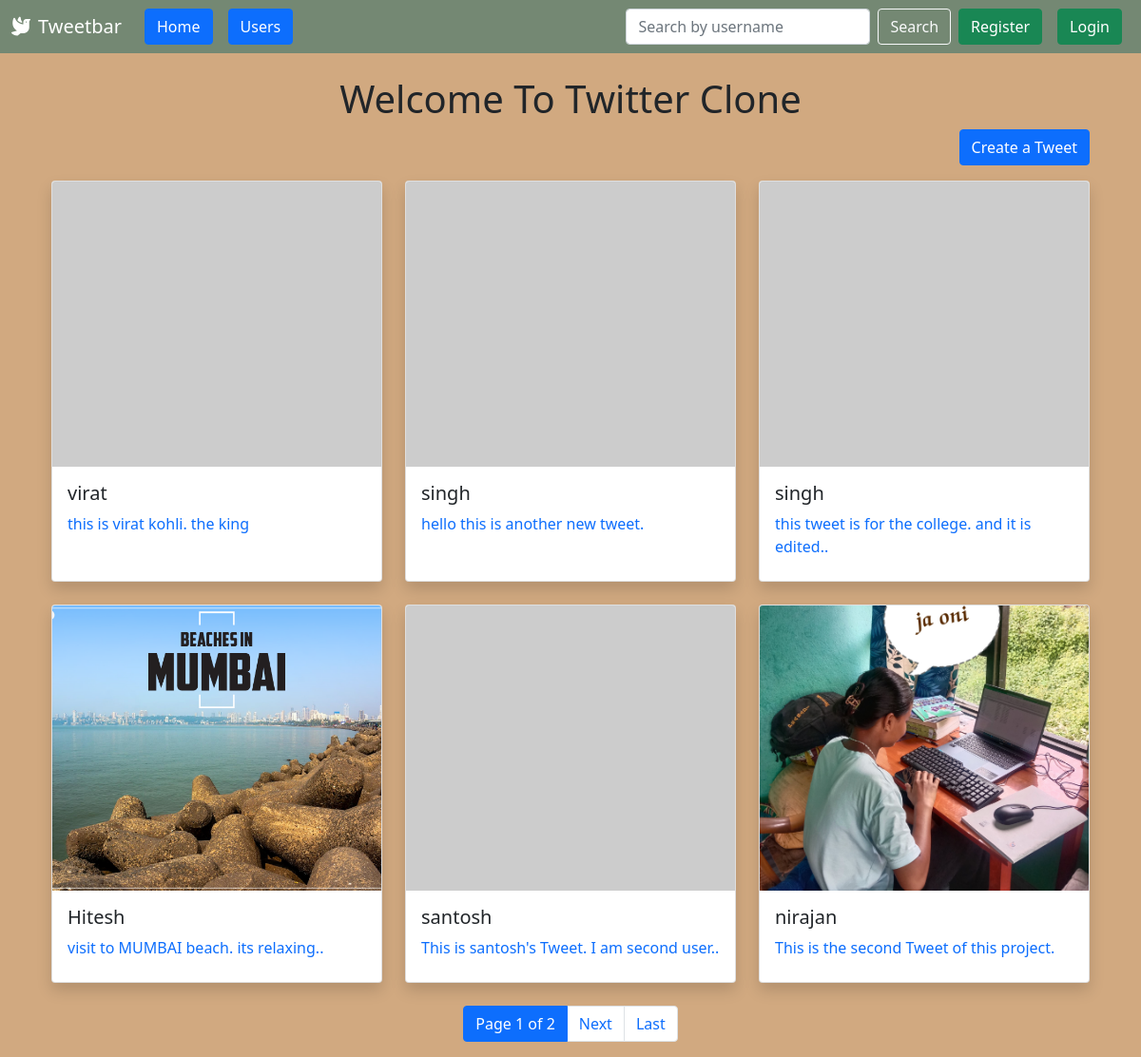
Before: /tweet/ with the older database file.
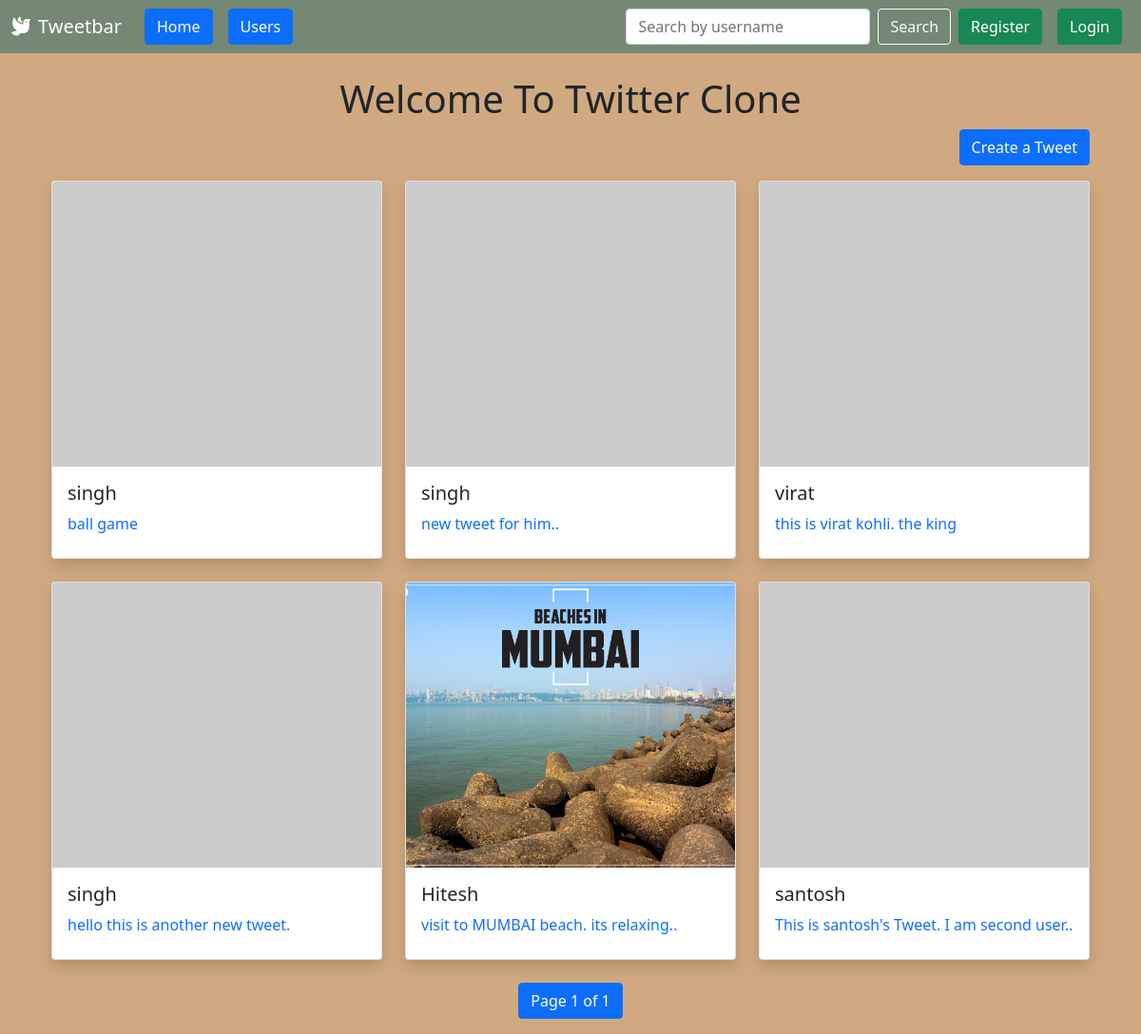
After: the same page with the newer database file.
### tweet/models.py (models this page shows, shortened)
class Tweet(models.Model):
    user = models.ForeignKey(User, on_delete=models.CASCADE)
    text = models.TextField(max_length=280)
    photo = models.ImageField(upload_to= 'tweet_photos/', blank= True, null= True)
    updated_at = models.DateTimeField(auto_now=True)
    created_at = models.DateTimeField(auto_now_add=True)

### tweet/views.py (the view)
# urls.py: path('', views.tweet_list, name='tweet_list'),
def tweet_list(request):
    tweet_list = Tweet.objects.all().order_by('-created_at')
    paginator = Paginator(tweet_list, 6)  # Show 6 tweets per page
    page_number = request.GET.get('page')
    page_obj = paginator.get_page(page_number)
    return render(request, 'tweet_list.html', {'page_obj': page_obj})

### tweet/templates/tweet_list.html (shortened to what this page needs)
{% extends "layout.html" %}
{% block content %}
    <h1 class="text-center mt-4">Welcome To Twitter Clone</h1>
    <div class="text-end mb-3 container">
        <a class="btn btn-primary" href="{% url 'tweet_create' %}">Create a Tweet</a>
    </div>
    <div class="container">
        <div class="row justify-content-center">
            {% for tweet in page_obj %}
                <div class="col-12 col-md-6 col-lg-4 mb-4">
                    <div class="card h-100 shadow rounded tweet-card">
                        {% if tweet.photo %}
                            <img src="{{ tweet.photo.url }}" class="card-img-top" alt="Tweet Photo">
                        {% else %}
                            <img src="https://via.placeholder.com/600x300?text=No+Image" class="card-img-top" alt="No Image">
                        {% endif %}
                        <div class="card-body d-flex flex-column">
                            <h5 class="card-title">{{ tweet.user.username }}</h5>
                            <p class="card-text text-primary mb-2">{{ tweet.text }}</p>
                        </div>
                    </div>
                </div>
            {% endfor %}
        </div>
        <div class="d-flex justify-content-center">
            <nav>
                <ul class="pagination">
                    <li class="page-item active">
                        <span class="page-link">
                            Page {{ page_obj.number }} of {{ page_obj.paginator.num_pages }}
                        </span>
                    </li>
                    {% if page_obj.has_next %}
                        <li class="page-item">
                            <a class="page-link" href="?page={{ page_obj.next_page_number }}">Next</a>
                        </li>
                        <li class="page-item">
                            <a class="page-link" href="?page={{ page_obj.paginator.num_pages }}">Last</a>
                        </li>
                    {% endif %}
                </ul>
            </nav>
        </div>
    </div>
{% endblock %}

### templates/layout.html (shortened to what this page needs)
{% load static %}
<!DOCTYPE html>
<html lang="en">
<head>
    <link href="https://cdn.jsdelivr.net/npm/bootstrap@5.0.2/dist/css/bootstrap.min.css" rel="stylesheet">
</head>
<body style="background-color:#D1A980">
    <nav class="navbar navbar-expand-lg" style="background-color: #748873;">
  <div class="container-fluid">
<link rel="stylesheet" href="https://cdnjs.cloudflare.com/ajax/libs/font-awesome/6.4.0/css/all.min.css">
<a class="navbar-brand d-flex align-items-center gap-2 text-white" href="#">
  <i class="fas fa-dove text-white"></i> Tweetbar
</a>
    <div class="collapse navbar-collapse" id="navbarSupportedContent">
      <ul class="navbar-nav me-auto mb-2 mb-lg-0">
        <li class="nav-item">
          <a class="btn btn-primary mx-2" aria-current="page" href="{% url 'tweet_list'%}">Home</a>
        </li>
        <li class="nav-item">
          <a class="btn btn-primary mx-2" aria-current="page" href="{% url 'user_list' %}">Users</a>
        </li>
      </ul>
      <form class="d-flex" role="search" method="get" action="{% url 'search_tweets' %}">
        <input class="form-control me-2" type="search" name="q" placeholder="Search by username" aria-label="Search">
        <button class="btn btn-outline-light" type="submit">Search</button>
      </form>
      {% if user.is_authenticated %}
      <form action="{% url 'logout'%}" method="post">
        {% csrf_token %}
        <button class="btn btn-danger" type="submit">Logout</button>
         <a class="btn btn-primary mx-2" aria-current="page" href="{% url 'register'%}">Register</a>
      </form>
      {% else %}
      <a class="btn btn-success mx-2" aria-current="page" href="{% url 'register'%}">Register</a>
      <a class="btn btn-success mx-2" aria-current="page" href="{% url 'login'%}">Login</a>
      {% endif %}
    </div>
  </div>
</nav>
    <div class="container">
        {% block content %}{% endblock %}
    </div>
</body>
</html>

### tweet/templates/tweet_list.html (style rules this page uses)
.tweet-card { transition: transform 0.2s ease, box-shadow 0.2s ease; cursor: pointer; }
.card-img-top { height: 300px; object-fit: cover; }

Changed rows visible on the page:
removed Tweet: user.username "singh", text "this tweet is for the college. and it is edited.."
removed Tweet: photo (picture), user.username "nirajan", text "This is the second Tweet of this project."
added Tweet: user.username "singh", text "ball game"
added Tweet: user.username "singh", text "new tweet for him.."
Other visible differences:
{{ page_obj.paginator.num_pages }}: "2" → "1"
text no longer shown: "Next Last"
